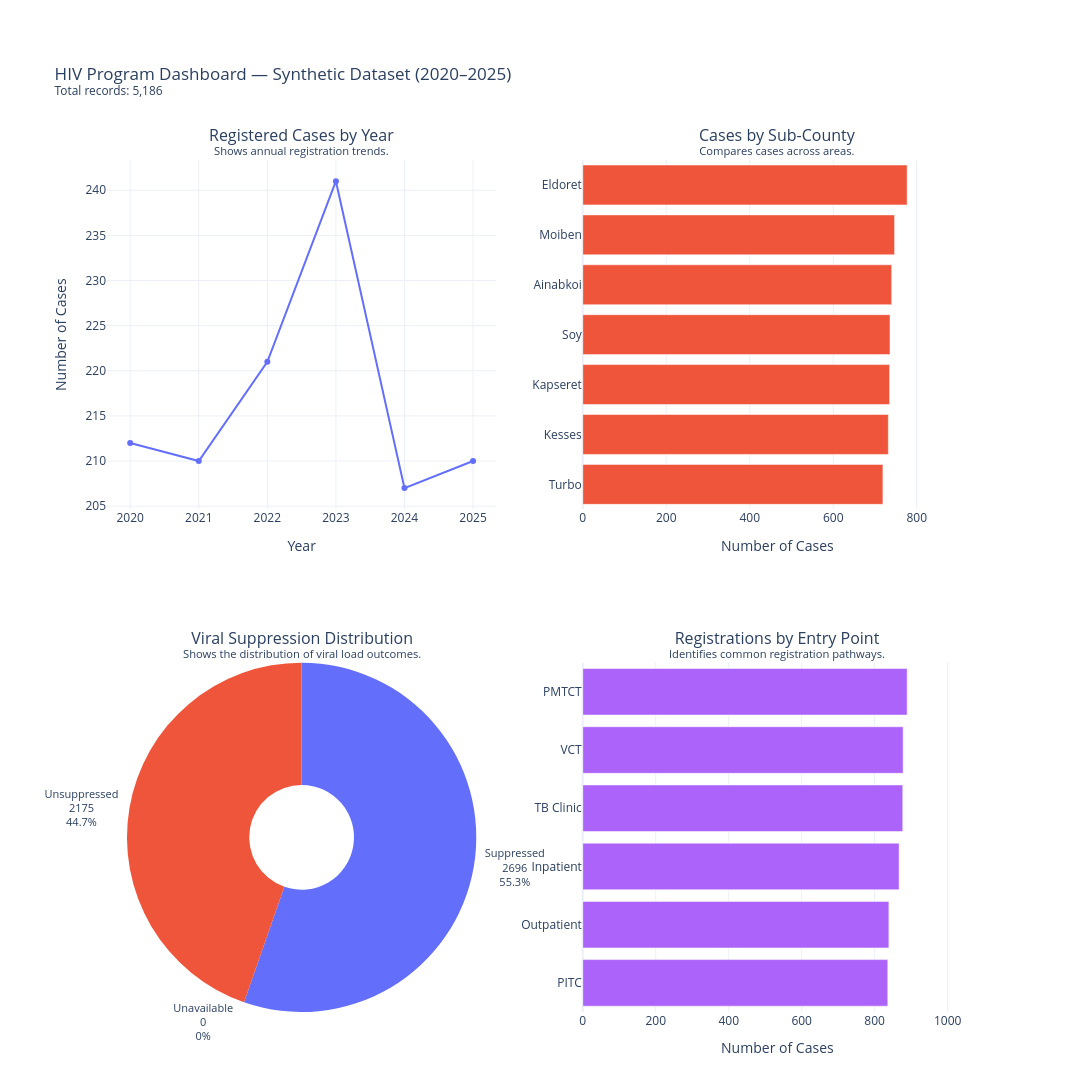

The notebook cell this image was saved under:
### Code cell
# Final dashboard layout — prevent bar charts from being cut off
dashboard.update_layout(
    height=1100,
    width=1500,
    title_text=(
        'HIV Program Dashboard — Synthetic Dataset (2020–2025)'
        f'<br><sup>Total records: {len(dashboard_df):,}</sup>'
    ),
    showlegend=False,
    template='plotly_white',
    margin=dict(t=160, b=80, l=100, r=120)
)

# Give the bar charts extra space at the ends of their bars
dashboard.update_xaxes(
    title_text='Year',
    row=1, col=1
)

dashboard.update_yaxes(
    title_text='Number of Cases',
    row=1, col=1
)

dashboard.update_xaxes(
    title_text='Number of Cases',
    range=[0, subcounty_cases['Cases'].max() * 1.2],
    row=1, col=2
)

dashboard.update_xaxes(
    title_text='Number of Cases',
    range=[0, entry_counts['Cases'].max() * 1.2],
    row=2, col=2
)

# Display the complete dashboard
dashboard.show(config={'responsive': True})

### Figure 1 — Plotly figure (JSON) as saved in the notebook; plotly's stock layout.template omitted (floating-point values rounded to 4 significant figures)
{"data": [{"hovertemplate": "Year: %{x}<br>Cases: %{y}<extra></extra>", "mode": "lines+markers", "name": "Registered Cases", "type": "scatter", "x": [2020.0, 2021.0, 2022.0, 2023.0, 2024.0, 2025.0], "xaxis": "x", "y": [212, 210, 221, 241, 207, 210], "yaxis": "y"}, {"hovertemplate": "Sub-county: %{y}<br>Cases: %{x}<extra></extra>", "name": "Cases by Sub-County", "orientation": "h", "type": "bar", "x": [719, 732, 735, 736, 740, 747, 777], "xaxis": "x2", "y": ["Turbo", "Kesses", "Kapseret", "Soy", "Ainabkoi", "Moiben", "Eldoret"], "yaxis": "y2"}, {"automargin": true, "domain": {"x": [0, 0.45], "y": [0, 0.41]}, "hole": 0.3, "hovertemplate": "Outcome: %{label}<br>Cases: %{value}<br>Percentage: %{percent}<extra></extra>", "labels": ["Suppressed", "Unsuppressed", "Unavailable"], "name": "Viral Load Outcomes", "outsidetextfont": {"size": 11}, "showlegend": true, "textinfo": "label+value+percent", "textposition": "outside", "type": "pie", "values": [2696, 2175, 0]}, {"hovertemplate": "Entry point: %{y}<br>Cases: %{x}<extra></extra>", "name": "Entry Point", "orientation": "h", "type": "bar", "x": [836, 839, 867, 877, 878, 889], "xaxis": "x3", "y": ["PITC", "Outpatient", "Inpatient", "TB Clinic", "VCT", "PMTCT"], "yaxis": "y3"}], "layout": {"annotations": [{"font": {"size": 16}, "showarrow": false, "text": "Registered Cases by Year<br><sup>Shows annual registration trends.</sup>", "x": 0.225, "xanchor": "center", "xref": "paper", "y": 1, "yanchor": "bottom", "yref": "paper"}, {"font": {"size": 16}, "showarrow": false, "text": "Cases by Sub-County<br><sup>Compares cases across areas.</sup>", "x": 0.775, "xanchor": "center", "xref": "paper", "y": 1, "yanchor": "bottom", "yref": "paper"}, {"font": {"size": 16}, "showarrow": false, "text": "Viral Suppression Distribution<br><sup>Shows the distribution of viral load outcomes.</sup>", "x": 0.225, "xanchor": "center", "xref": "paper", "y": 0.41, "yanchor": "bottom", "yref": "paper"}, {"font": {"size": 16}, "showarrow": false, "text": "Registrations by Entry Point<br><sup>Identifies common registration pathways.</sup>", "x": 0.775, "xanchor": "center", "xref": "paper", "y": 0.41, "yanchor": "bottom", "yref": "paper"}], "height": 1100, "margin": {"b": 80, "l": 100, "r": 120, "t": 160}, "showlegend": false, "title": {"text": "HIV Program Dashboard — Synthetic Dataset (2020–2025)<br><sup>Total records: 5,186</sup>"}, "width": 1500, "xaxis": {"anchor": "y", "domain": [0, 0.45], "title": {"text": "Year"}}, "xaxis2": {"anchor": "y2", "domain": [0.55, 1], "range": [0, 932.4], "title": {"text": "Number of Cases"}}, "xaxis3": {"anchor": "y3", "domain": [0.55, 1], "range": [0, 1067.0], "title": {"text": "Number of Cases"}}, "yaxis": {"anchor": "x", "domain": [0.59, 1], "title": {"text": "Number of Cases"}}, "yaxis2": {"anchor": "x2", "domain": [0.59, 1]}, "yaxis3": {"anchor": "x3", "domain": [0, 0.41]}}}
